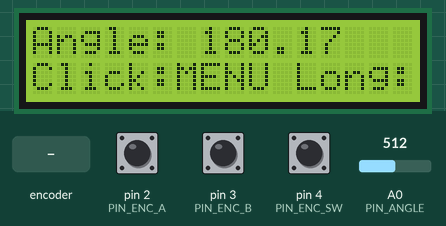
Simulated run of this sketch. Board: Arduino Uno, built with avr-gcc and run on an emulated ATmega328P. Parts: 16×2 character LCD. The inputs (shaded band) are chosen by the test bench; at power-on: pin 4 (PIN_ENC_SW) HIGH, A0 (PIN_ANGLE) = 512, pin 2 (PIN_ENC_A) HIGH, pin 3 (PIN_ENC_B) HIGH. EEPROM starts erased.

Above: at 2.5 s.
2.6 s: pin 4 (PIN_ENC_SW) pulled LOW for 0.15 s
At 3.1 s:
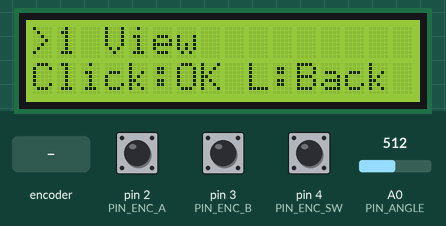
4.2 s: rotary encoder on pin 2 (PIN_ENC_A) / pin 3 (PIN_ENC_B) turned 2 steps (second pin leading)
At 5.4 s:
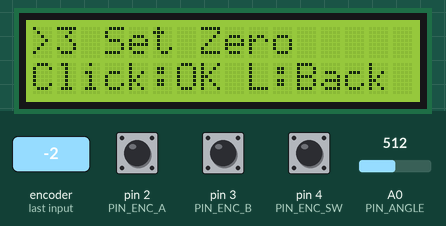
6.1 s: rotary encoder on pin 2 (PIN_ENC_A) / pin 3 (PIN_ENC_B) turned 2 steps (second pin leading)
At 6.7 s:
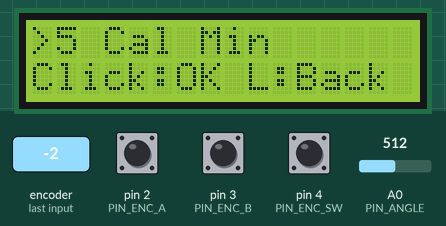
8.0 s: pin 4 (PIN_ENC_SW) pulled LOW for 0.15 s
At 8.5 s:
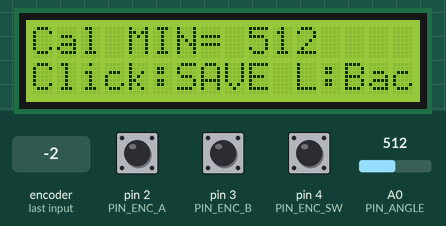
9.6 s: A0 (PIN_ANGLE) set to 610
At 10.0 s:
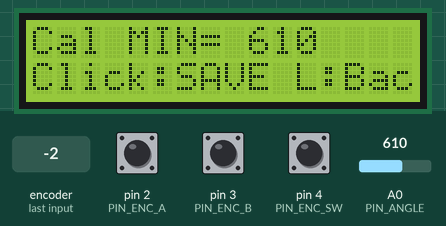
11.1 s: A0 (PIN_ANGLE) set to 590
At 12.5 s:
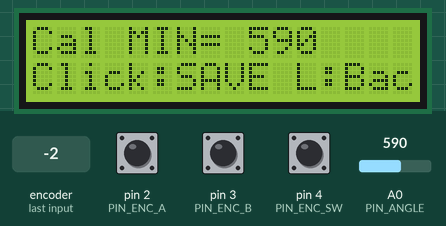
Timing chart, 0 to 13.6 s (numbered marks = the images above; inputs shaded):
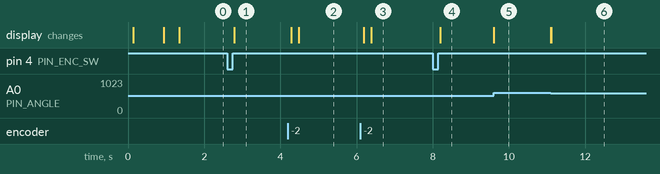

The sketch:

P3022-V1-CW360.ino
```cpp
/*
  Arduino Uno/Nano/Micro Compatible
  P3022 Angle Sensor with LCD Display and Rotary Encoder Menu

  Compatible boards:
  - Arduino Uno (ATmega328P) - Full support
  - Arduino Nano (ATmega328P) - Full support
  - Arduino Micro (ATmega32U4) - Full support

  Hardware:
  - LCD Display (1602 or 2004) via I2C or 4-bit parallel
  - EC-11 Rotary Encoder (A/B + SW)
  - P3022-V1-CW360 analog angle sensor

  Features:
  - Reads P3022 analog output on A0 (ADC averaged for stability)
  - Calibration MIN/MAX (stores to EEPROM with CRC validation)
  - Zero offset (Set Zero) stores to EEPROM
  - Set Value: set displayed angle to arbitrary target (e.g. 70.42°) by adjusting zero offset
  - Invert direction (stores to EEPROM)
  - Menu controlled by EC-11 encoder:
      Rotate: navigate / edit value
      Click: OK / change step in Set Value
      Long press: Back (or Apply in Set Value); On main screen long press = quick Set Zero
  - LCD redraw without frequent lcd.clear() to reduce flicker
  - Optimized polling rates for stable operation

  Libraries required:
  - For I2C: LiquidCrystal_I2C (by Frank de Brabander or similar)
  - For 4-bit: LiquidCrystal (built-in Arduino library)
  - EEPROM (built-in Arduino library)
  - Wire (built-in Arduino library, only for I2C mode)

  LCD Configuration (set below):
  - LCD_TYPE: 1602 (16x2) or 2004 (20x4)
  - LCD_INTERFACE: I2C or PARALLEL_4BIT

  Wiring I2C:
    - Uno/Nano: SDA=A4, SCL=A5
    - Micro: SDA=D2, SCL=D3 (handled automatically by Wire library)
    - VCC=5V, GND=GND
    - I2C address: 0x27 or 0x3F (set LCD_I2C_ADDR below)

  Wiring 4-bit Parallel (only if LCD_INTERFACE == PARALLEL_4BIT):
    - RS=12, Enable=11, D4=7, D5=6, D6=5, D7=8
    - RW=GND (read/write always low)
    - VCC=5V, GND=GND, V0=potentiometer (contrast)
    - Can customize pins by changing PIN_LCD_* below

  P3022 Sensor:
    - OUT=A0 (analog input)
    - VCC=5V, GND=GND

  EC-11 Encoder:
    - A=D2, B=D3, SW=D4 (button to GND)
    - Internal INPUT_PULLUP enabled (no external resistors needed)

  Notes:
  - Code automatically adapts to board type (detected at compile time)
  - All settings are stored in EEPROM with CRC protection
  - Works with 16MHz Uno/Nano and 16MHz Micro (both 5V)
*/

// Include configuration first (defines LCD_TYPE, LCD_INTERFACE, etc.)
#include "Config.h"

// Include LCD library based on interface type (must be before LCDDisplay.h)
#if defined(LCD_INTERFACE_I2C)
#include <Wire.h>
#include <LiquidCrystal_I2C.h>
  // Global LCD object (will be used by LCDDisplay class)
  LiquidCrystal_I2C lcd(LCD_I2C_ADDR, LCD_COLS, LCD_ROWS);
#elif defined(LCD_INTERFACE_PARALLEL_4BIT)
  #include <LiquidCrystal.h>
  // Global LCD object (will be used by LCDDisplay class)
  LiquidCrystal lcd(PIN_LCD_RS, PIN_LCD_EN, PIN_LCD_D4, PIN_LCD_D5, PIN_LCD_D6, PIN_LCD_D7);
#endif

// Include all module headers (order matters for dependencies)
#include "Settings.h"
#include "Sensor.h"
#include "Encoder.h"
#include "LCDDisplay.h"  // Requires lcd object defined above
#include "Utils.h"
#include "MenuManager.h"  // Requires LCDDisplay and Utils
#include <string.h>  // For memcpy in LCDDisplay

// ---------------- Global Instances ----------------
// Global encoder instance
Encoder encoder(PIN_ENC_A, PIN_ENC_B, PIN_ENC_SW);

// Global LCD display instance (references global lcd object)
LCDDisplay lcdDisplay(lcd);

// Global menu manager instance (will be initialized in setup)
MenuManager* menuManager = nullptr;

// Callback functions for menu actions (wrappers for settings functions)
void menuSetZero(uint16_t raw100) {
  doSetZero(raw100);
}

void menuSetValue(uint16_t raw100, uint16_t target100) {
  doSetValue(raw100, target100);
}

void menuCalMin(uint16_t adc) {
  doCalMin(adc);
}

void menuCalMax(uint16_t adc) {
  doCalMax(adc);
}

void menuInvertToggle() {
  doInvertToggle();
}

       // ---------------- Timing Variables ----------------
       // Timing constants are defined in Config.h
       // Note: Encoder rotation is now handled by interrupts, so encoder.update()
       // only needs to be called for button processing (can be slower)
       uint32_t lastEncTick = 0;
       uint32_t lastUiTick  = 0;

void setup() {
  #ifdef DEBUG_ENCODER_DELTA
  Serial.begin(115200);
  // For Arduino Micro: Serial works immediately, no need to wait
  // For other boards: small delay to ensure Serial is ready
  delay(500);
  Serial.println("=== Encoder Debug Mode ===");
  Serial.print("ENCODER_STEPS_PER_DETENT = ");
  Serial.println(ENCODER_STEPS_PER_DETENT);
  Serial.println("Rotate encoder to see delta values...");
  Serial.println();
  #endif

  // Configure ADC reference
  // DEFAULT = AVcc (5V for Uno/Nano/Micro)
  // For 3.3V boards, use INTERNAL or EXTERNAL
  analogReference(DEFAULT);

  // Load settings from EEPROM (or defaults if first run)
  loadSettings();

  // Initialize encoder (configures pins and reads initial state)
  encoder.begin();

  // Initialize LCD display and show startup message
  lcdDisplay.showStartup();

  // Initialize menu manager
  static MenuManager menu(lcdDisplay, menuSetZero, menuSetValue,
                          menuCalMin, menuCalMax, menuInvertToggle, &S);
  menuManager = &menu;
}

void loop() {
         uint32_t now = millis();

         // Encoder tick - button processing only (rotation is handled by interrupts)
         // Can be called less frequently now (10ms is enough for button debouncing)
         if ((uint32_t)(now - lastEncTick) >= ENCODER_TICK_MS) {
           lastEncTick = now;
           encoder.update(); // Process button state (rotation handled by ISR)
         }

  // UI tick (20ms = 50Hz update rate for smooth display)
  if ((uint32_t)(now - lastUiTick) >= UI_TICK_MS) {
    lastUiTick = now;

    uint16_t adc    = readAdcAvg16();           // Read averaged ADC value (0..1023)
    uint16_t raw100 = adcToAngle100(adc);       // Convert to angle (0..35999, calibrated, invert applied, no zero offset)
    uint16_t shown  = applyZero100(raw100);     // Apply zero offset to get displayed angle

    // Update menu with encoder events and sensor data
    if (menuManager) {
      // Get encoder state without resetting (we'll consume delta partially)
      Encoder::State encState = encoder.getState(false);

      #ifdef DEBUG_ENCODER_DELTA
      // Print debug info BEFORE menu update to see original delta and accumulator
      static uint8_t lastMenuIdxBefore = 255;
      static int16_t lastAccumBefore = 999;
      if (menuManager && menuManager->getCurrentScreen() == MenuManager::SCR_MENU) {
        uint8_t menuIdxBefore = menuManager->getMenuIndex();
        int16_t accumBefore = menuManager->getAccumulator();
        if (encState.delta != 0 || menuIdxBefore != lastMenuIdxBefore || accumBefore != lastAccumBefore) {
          Serial.print("[BEFORE] Delta: ");
          Serial.print(encState.delta);
          Serial.print(" | MenuIdx: ");
          Serial.print(menuIdxBefore);
          Serial.print(" | Accum: ");
          Serial.print(accumBefore);
          Serial.print(" | STEPS/DETENT=");
          Serial.println(ENCODER_STEPS_PER_DETENT);
          lastMenuIdxBefore = menuIdxBefore;
          lastAccumBefore = accumBefore;
        }
      }
      #endif

      // Update menu and get number of encoder steps actually processed
      int16_t processedSteps = menuManager->update(adc, raw100, shown, encState);

      #ifdef DEBUG_ENCODER_DELTA
      // Print debug info AFTER menu update to see what changed
      if (menuManager && menuManager->getCurrentScreen() == MenuManager::SCR_MENU) {
        static uint8_t lastMenuIdxAfter = 255;
        static int16_t lastAccumAfter = 999;
        uint8_t menuIdxAfter = menuManager->getMenuIndex();
        int16_t accumAfter = menuManager->getAccumulator();
        if (processedSteps != 0 || menuIdxAfter != lastMenuIdxAfter || accumAfter != lastAccumAfter) {
          Serial.print("[AFTER]  Processed: ");
          Serial.print(processedSteps);
          Serial.print(" | MenuIdx: ");
          Serial.print(menuIdxAfter);
          Serial.print(" | Accum: ");
          Serial.println(accumAfter);
          lastMenuIdxAfter = menuIdxAfter;
          lastAccumAfter = accumAfter;
        }
      }
      #endif

      // Consume only the steps that were actually processed by MenuManager
      // For menu: MenuManager processes 1 detent (ENCODER_STEPS_PER_DETENT) if available
      // For other screens: processes all delta
      if (processedSteps != 0) {
        encoder.consumeDelta(processedSteps);
      }
      // If processedSteps == 0 (partial detent in menu), delta remains in encoder for next cycle

      // Reset button flags
      if (encState.click || encState.longClick) {
        encoder.resetButtonFlags();
      }
    }
  }
}
```

Encoder.cpp
```cpp
#include "Encoder.h"

// Static instance pointer (initialized to nullptr)
Encoder* Encoder::instance_ = nullptr;

Encoder::Encoder(uint8_t pinA, uint8_t pinB, uint8_t pinSW)
  : pinA_(pinA), pinB_(pinB), pinSW_(pinSW),
    prevAB_(0), isrDelta_(0),
    swPrevUp_(true), swLastUp_(true), swLastChangeMs_(0),
    swDownMs_(0), longFired_(false) {
  // State is initialized by default constructor
  // Set static instance pointer for ISR callbacks
  instance_ = this;
}

void Encoder::begin() {
  pinMode(pinA_, INPUT_PULLUP);
  pinMode(pinB_, INPUT_PULLUP);
  pinMode(pinSW_, INPUT_PULLUP);

  // Read initial state to avoid false first movement
  uint8_t a = digitalRead(pinA_) & 1;
  uint8_t b = digitalRead(pinB_) & 1;
  prevAB_ = (a << 1) | b;
  isrDelta_ = 0;

  swPrevUp_ = digitalRead(pinSW_);
  swLastUp_ = swPrevUp_;
  swLastChangeMs_ = millis();

  // Attach interrupts for encoder pins
  // Both pins use CHANGE mode to catch all transitions
  // Note: For Uno/Nano, pin 2 = INT0, pin 3 = INT1
  //       For Micro, pin 3 = INT0, pin 2 = INT1 (but both work)
  attachInterrupt(digitalPinToInterrupt(pinA_), isrA, CHANGE);
  attachInterrupt(digitalPinToInterrupt(pinB_), isrB, CHANGE);
}

// Static ISR callback for pin A
void Encoder::isrA() {
  if (instance_) {
    instance_->handleInterrupt();
  }
}

// Static ISR callback for pin B
void Encoder::isrB() {
  if (instance_) {
    instance_->handleInterrupt();
  }
}

// Quadrature decode (called from ISR - must be fast and use only volatile variables)
void Encoder::handleInterrupt() {
  // Read current state (in ISR, must be fast)
  uint8_t a = digitalRead(pinA_) & 1;
  uint8_t b = digitalRead(pinB_) & 1;
  uint8_t ab = (a << 1) | b;

  // Lookup table for quadrature decoding (Gray code sequence)
  // Index: (prevAB << 2) | currentAB (4 bits)
  // This table gives the direction: +1 for CW, -1 for CCW, 0 for invalid/no change
  static const int8_t abTable[16] = {
    0,  1, -1,  0,  // prev=00: 00->00=0, 00->01=+1, 00->10=-1, 00->11=0
   -1,  0,  0,  1,  // prev=01: 01->00=-1, 01->01=0, 01->10=0, 01->11=+1
    1,  0,  0, -1,  // prev=10: 10->00=+1, 10->01=0, 10->10=0, 10->11=-1
    0, -1,  1,  0   // prev=11: 11->00=0, 11->01=-1, 11->10=+1, 11->11=0
  };

  uint8_t idx = (prevAB_ << 2) | ab;
  int8_t step = abTable[idx];

  if (step != 0) {
    // Valid transition - accumulate delta in ISR
    isrDelta_ += step;
    prevAB_ = ab;  // Update previous state for next interrupt
  }
}

void Encoder::update() {
  static const uint16_t SW_DEBOUNCE_MS = 25;      // Button debounce time

  // Transfer delta from ISR to main state (atomic read)
  // Disable interrupts briefly to read volatile variable safely
  noInterrupts();
  int16_t delta = isrDelta_;
  isrDelta_ = 0;  // Reset ISR counter
  interrupts();

  // Add ISR delta to main state
  if (delta != 0) {
    state_.delta += delta;
  }

  // Button handling with debouncing and long press detection
  bool up = digitalRead(pinSW_); // true=not pressed (pullup), false=pressed
  uint32_t now = millis();

  // Track button state changes for debouncing
  if (up != swLastUp_) {
    swLastUp_ = up;
    swLastChangeMs_ = now;
  }

  // Apply debouncing: only accept state change after debounce period
  if ((uint32_t)(now - swLastChangeMs_) >= SW_DEBOUNCE_MS && up != swPrevUp_) {
    swPrevUp_ = up;
    if (!swPrevUp_) { // Button pressed
      swDownMs_ = now;
      longFired_ = false;
    } else { // Button released (after debounce)
      if (!longFired_) state_.click = true; // Only fire click if long press wasn't triggered
    }
  }

  // Long press detection: >600ms hold
  if (!swPrevUp_ && !longFired_ && (uint32_t)(now - swDownMs_) > 600) {
    state_.longClick = true;
    longFired_ = true; // Prevent click event when released
  }
}

Encoder::State Encoder::getState(bool resetFlags) {
  State s = state_;
  if (resetFlags) {
    state_.delta = 0;
    state_.click = false;
    state_.longClick = false;
  }
  return s;
}

void Encoder::consumeDelta(int16_t amount) {
  // Subtract consumed amount from delta
  // Works correctly for both positive and negative values
  if (amount > 0 && state_.delta > 0) {
    // Consume positive amount from positive delta
    if (state_.delta >= amount) {
      state_.delta -= amount;
    } else {
      state_.delta = 0;
    }
  } else if (amount < 0 && state_.delta < 0) {
    // Consume negative amount from negative delta
    // Both are negative. We want to subtract amount (which is negative, so we add its magnitude)
    // Check: |delta| >= |amount|, which for negatives means: -delta >= -amount, or delta <= amount
    if (state_.delta <= amount) {  // -24 <= -8 is true, -3 <= -8 is false
      state_.delta -= amount;  // -24 - (-8) = -16, -16 - (-8) = -8, -8 - (-8) = 0
    } else {
      // |delta| < |amount|, don't consume (partial detent)
      // state_.delta stays unchanged
    }
  }
  // If amount and delta have different signs, do nothing (shouldn't happen in normal use)
}

void Encoder::resetButtonFlags() {
  state_.click = false;
  state_.longClick = false;
}
```

Encoder.h
```cpp
#ifndef ENCODER_H
#define ENCODER_H

#include <Arduino.h>

// ---------------- Encoder Class (Interrupt-based) ----------------
// Encoder rotation is handled by external interrupts (INT0/INT1) for precise, real-time detection.
// Both encoder pins (A and B) use CHANGE interrupt mode to catch all quadrature transitions.
// Button handling uses polling in update() method (called periodically).
//
// Hardware requirements:
// - PIN_ENC_A and PIN_ENC_B must be interrupt-capable pins:
//   - Arduino Uno/Nano: Pin 2 (INT0), Pin 3 (INT1)
//   - Arduino Micro: Pin 2 (INT1), Pin 3 (INT0)
//   digitalPinToInterrupt() automatically maps pins to correct interrupt numbers.
//
// Performance:
// - ISR executes in <10 microseconds, very low CPU overhead
// - No missed encoder steps even at high rotation speeds
// - Button debouncing handled in main loop (10ms polling is sufficient)
class Encoder {
public:
  struct State {
    int16_t delta;      // Accumulated detents (+/-)
    bool click;         // Short click event
    bool longClick;     // Long press event (>600ms)

    State() : delta(0), click(false), longClick(false) {}
  };

  Encoder(uint8_t pinA, uint8_t pinB, uint8_t pinSW);

  // Initialize encoder pins and attach interrupts
  void begin();

  // Update button state (call periodically, e.g., every 10ms)
  // Encoder rotation is handled by interrupts, this only processes button
  void update();

  // Get current state (and optionally reset flags)
  State getState(bool resetFlags = true);

  // Consume (subtract) specific amount from delta, used for partial processing
  void consumeDelta(int16_t amount);

  // Reset only button flags (click/longClick), leave delta unchanged
  void resetButtonFlags();

private:
  uint8_t pinA_, pinB_, pinSW_;
  State state_;

  // Encoder rotation state (volatile because modified in ISR)
  volatile uint8_t prevAB_;      // Previous AB state (from ISR)
  volatile int16_t isrDelta_;    // Delta accumulated in ISR (atomic counter)

  // Button state (not volatile, modified only in update())
  bool swPrevUp_;
  bool swLastUp_;
  uint32_t swLastChangeMs_;
  uint32_t swDownMs_;
  bool longFired_;

  // Static instance pointer for ISR callbacks
  static Encoder* instance_;

  // ISR callback functions (must be static)
  static void isrA();
  static void isrB();

  // Quadrature decode function (called from ISR)
  void handleInterrupt();
};

#endif // ENCODER_H
```

Sensor.cpp
```cpp
#include "Sensor.h"

extern Settings S;

uint16_t readAdcAvg16() {
  uint32_t acc = 0;
  for (uint8_t i = 0; i < 16; i++) {
    acc += analogRead(PIN_ANGLE);
    // Small delay between reads for better stability and ADC settling
    // ADC conversion takes ~100us, delay ensures stable readings
    if (i < 15) delayMicroseconds(100);
  }
  return (uint16_t)(acc >> 4); // Divide by 16 => 0..1023
}

uint16_t adcToAngle100(uint16_t adc) {
  int32_t a = adc;

  // clamp by calibration
  if (a < (int32_t)S.calMin) a = S.calMin;
  if (a > (int32_t)S.calMax) a = S.calMax;

  int32_t span = (int32_t)S.calMax - (int32_t)S.calMin;
  if (span < 1) span = 1;

  // 0..35999 (0.01°). If calc reaches 36000, wrap to 0.
  int32_t ang100 = ((a - (int32_t)S.calMin) * 36000L) / span;
  if (ang100 >= 36000) ang100 = 0;

  // optional invert
  if (S.flags & 0x01) {
    ang100 = 36000 - ang100;
    if (ang100 >= 36000) ang100 = 0;
  }
  return (uint16_t)ang100;
}

uint16_t applyZero100(uint16_t angle100) {
  // Apply zero offset with proper wrap-around
  int32_t a = (int32_t)angle100 - (int32_t)S.zero100;
  // Normalize to 0..35999 range using modulo arithmetic
  if (a < 0) a += 36000;
  else if (a >= 36000) a -= 36000;
  return (uint16_t)a;
}
```

Sensor.h
```cpp
#ifndef SENSOR_H
#define SENSOR_H

#include <Arduino.h>
#include "Config.h"
#include "Settings.h"

// ---------------- ADC / angle math ----------------
// Read ADC with averaging for better stability
// Compatible with all AVR boards (Uno/Nano/Micro have same ADC resolution: 10-bit = 0-1023)
uint16_t readAdcAvg16();

// Convert ADC value to angle (centidegrees: 0..35999)
// Applies calibration and optional inversion
uint16_t adcToAngle100(uint16_t adc);

// Apply zero offset to angle
uint16_t applyZero100(uint16_t angle100);

#endif // SENSOR_H
```

Utils.cpp
```cpp
#include "Utils.h"

void formatAngle100(char* out, uint16_t a100) {
  uint16_t deg = a100 / 100;        // Whole degrees (0..359)
  uint8_t d1 = (a100 / 10) % 10;    // First decimal (tenths)
  uint8_t d2 = a100 % 10;           // Second decimal (hundredths)
  sprintf(out, "%3u.%1u%1u", deg, d1, d2);
}
```

Source omitted: MenuManager.cpp (13347 bytes), MenuManager.h (2681 bytes), Utils.h (233 bytes), Config.h (4088 bytes), Settings.cpp (1661 bytes), Settings.h (738 bytes), LCDDisplay.cpp (3394 bytes), LCDDisplay.h (1782 bytes)

Measured:
- after the input at 2.6 s, the display: changes after 0.19 s (image 1)
- after the input at 4.2 s, the display: first changes after 0.09 s (image 2 shows a later state)
- after the input at 6.1 s, the display: first changes after 0.09 s (image 3 shows a later state)
- after the input at 8.0 s, the display: changes after 0.20 s (image 4)
- after the input at 9.6 s, the display: changes at once (image 5)
- after the input at 11.1 s, the display: first changes at once (image 6 shows a later state)
